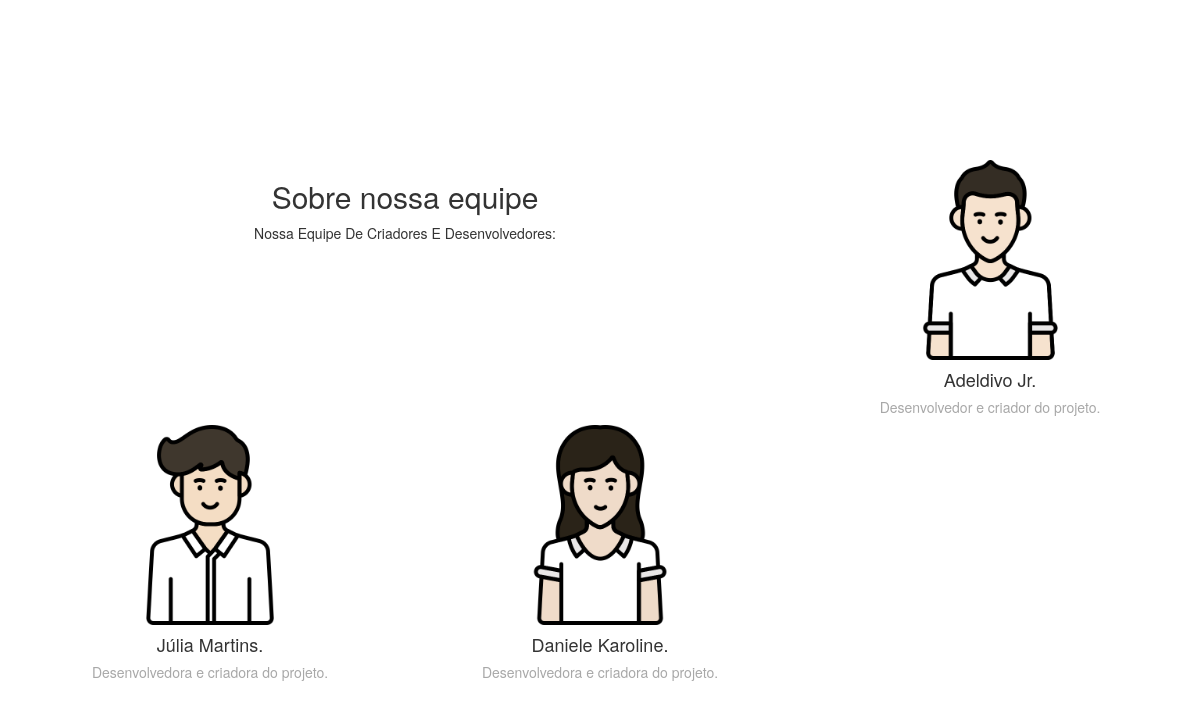
The page /equipe.php on the database its author committed.
### tables this page shows
CREATE TABLE IF NOT EXISTS `conteudo` (
  `Conteudo_Codigo` int(11) NOT NULL AUTO_INCREMENT,
  `Conteudo_Titulo` varchar(250) DEFAULT NULL,
  `Conteudo_Corpo` longtext DEFAULT NULL,
  `Conteudo_Link_Codigo` int(11) DEFAULT NULL,
  PRIMARY KEY (`Conteudo_Codigo`),
  KEY `FK_conteudo_link` (`Conteudo_Link_Codigo`),
  CONSTRAINT `FK_conteudo_link` FOREIGN KEY (`Conteudo_Link_Codigo`) REFERENCES `link` (`Link_Codigo`)
);

CREATE TABLE IF NOT EXISTS `imagem` (
  `Imagem_Codigo` int(11) NOT NULL AUTO_INCREMENT,
  `Imagem_Nome` longtext DEFAULT NULL,
  `Imagem_Conteudo_Codigo` int(11) DEFAULT NULL,
  `Imagem_Destaque` char(50) DEFAULT 'n',
  PRIMARY KEY (`Imagem_Codigo`),
  KEY `FK__conteudo` (`Imagem_Conteudo_Codigo`),
  CONSTRAINT `FK__conteudo` FOREIGN KEY (`Imagem_Conteudo_Codigo`) REFERENCES `conteudo` (`Conteudo_Codigo`)
);

### equipe.php (the view, shortened to what this page needs)
<?php
include ("functions/conexao.php")
?>
 <link href="css/bootstrap/css/bootstrap.min.css" rel="stylesheet">
   <div class="team-section">
		<div class="container">
			<div class="row">
				<div class="col-md-8 offset-md-2">
					<div class="section-heading">
						<?php
							$query5 = mysqli_query($conexao,"SELECT * FROM conteudo WHERE conteudo_codigo = 21;");
							while($exibe5 = mysqli_fetch_array($query5)) {
						?>
						<h2 style="text-align: center;"><?php echo $exibe5[1]?></h2>
						<p style="text-align: center;"><?php echo $exibe5[2]?></p>
					</div>
				</div>
				<?php
					$query6 = mysqli_query($conexao,"SELECT  conteudo.conteudo_codigo, conteudo.conteudo_titulo, conteudo.conteudo_corpo, imagem.imagem_codigo, imagem.imagem_nome FROM conteudo INNER JOIN imagem ON conteudo.conteudo_codigo = imagem.imagem_conteudo_codigo WHERE conteudo_link_codigo = 2 ORDER BY conteudo.conteudo_codigo DESC LIMIT 3;");
					while($exibe6 = mysqli_fetch_array($query6)) {
				?>
				<div class="col-md-4 col-sm-6 col-xs-12">
					<div class="team-item">
						<img src="img/<?php echo $exibe6[4]?>" style="widht: 200px; height: 200px; align-items: center; margin-left: 80px;" alt="">
						<div class="down-content">
							<h4 style="text-align: center;"><?php echo $exibe6[1]; ?></h4>
							<h5 style="text-align: center; color: #a8a8a8;"><?php echo $exibe6[2]; ?></h5>
						</div>
					</div>
				</div>
				<?php } }?>
            </div>
        </div>
    </div>

### rows shown on the page
conteudo: Conteudo_Titulo "Sobre nossa equipe", Conteudo_Corpo "Nossa Equipe De Criadores E Desenvolvedores:"
imagem: Imagem_Nome (picture), Imagem_Conteudo_Codigo.Conteudo_Titulo "Adeldivo Jr.", Imagem_Conteudo_Codigo.Conteudo_Corpo "Desenvolvedor e criador do projeto."
imagem: Imagem_Nome (picture), Imagem_Conteudo_Codigo.Conteudo_Titulo "Júlia Martins.", Imagem_Conteudo_Codigo.Conteudo_Corpo "Desenvolvedora e criadora do projeto."
imagem: Imagem_Nome (picture), Imagem_Conteudo_Codigo.Conteudo_Titulo "Daniele Karoline.", Imagem_Conteudo_Codigo.Conteudo_Corpo "Desenvolvedora e criadora do projeto."
